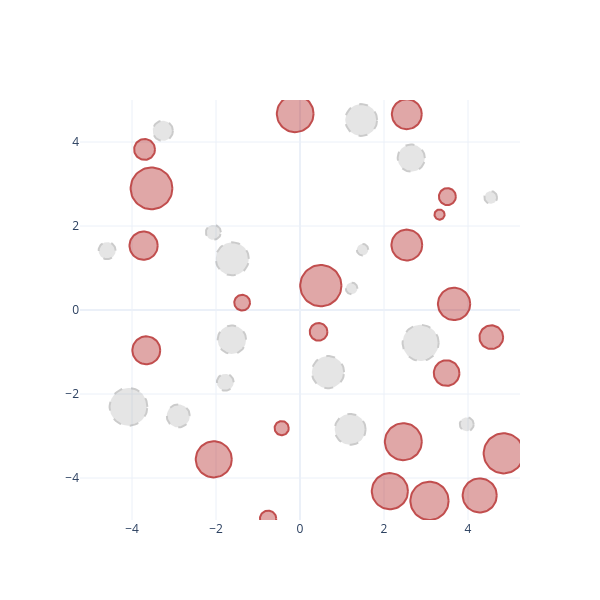

Here is the notebook cell this chart was saved with:
### Code cell
world = World(np.array([-5, -5]), np.array([5, 5]), num_obs=40, seed = 41)
world.obstacle_factory()
world.plot_2d().show()
